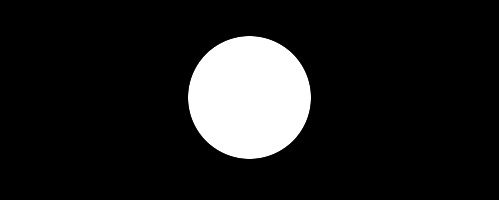
#> input picture images/circle.jpg, 499 x 200 px
$ jupyter execute 'P001. Circle2Flag.ipynb'
#> lines starting #> are read from the running program, lines starting #| are printed output that depends on the picture
[cell 1]
import cv2
import matplotlib.pyplot as plt
import numpy as np

[cell 2]
circle = cv2.imread("images/circle.jpg", cv2.IMREAD_COLOR)
#> circle is the input picture: shape (200, 499, 3); min 0, max 255, mean 30.2
plt.imshow(circle)

[cell 3]
red = np.ones(circle.shape, np.uint8)
multiplier = np.array([255, 0, 0], np.uint8)
red = red * multiplier

[cell 4]
red_circle = cv2.multiply(circle, red)
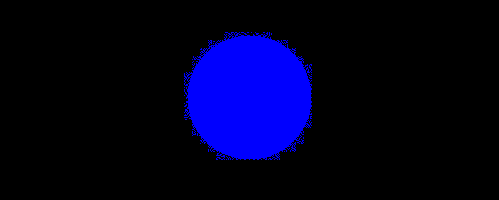
#> red_circle: shape (200, 499, 3); mean B, G, R 32.6, 0, 0
plt.imshow(red_circle)

[cell 5]
inv_circle = cv2.bitwise_not(circle)
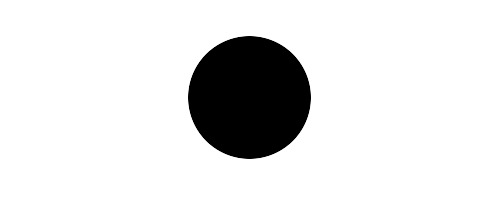
#> inv_circle: shape (200, 499, 3); min 0, max 255, mean 224.8
plt.imshow(inv_circle)

[cell 6]
green = np.ones(circle.shape, np.uint8)
multiplier = np.array([0,255,0], np.uint8)

green = green * multiplier

green_bg = cv2.multiply(green, inv_circle)
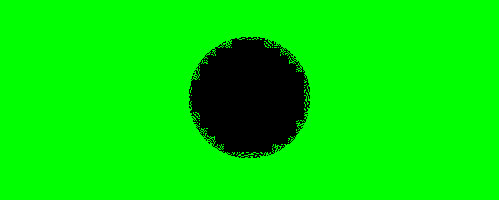
#> green_bg: shape (200, 499, 3); mean B, G, R 0, 227.1, 0
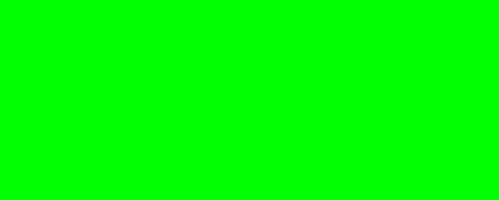
#> green: shape (200, 499, 3); mean B, G, R 0, 255, 0
plt.imshow(green_bg)

[cell 7]
flag = cv2.bitwise_or(red_circle, green_bg)
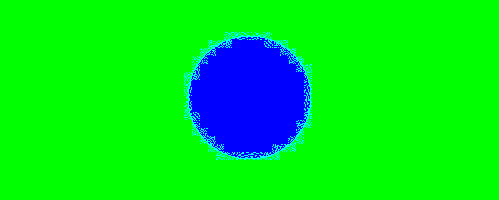
#> flag: shape (200, 499, 3); mean B, G, R 32.6, 227.1, 0

plt.imshow(flag)
